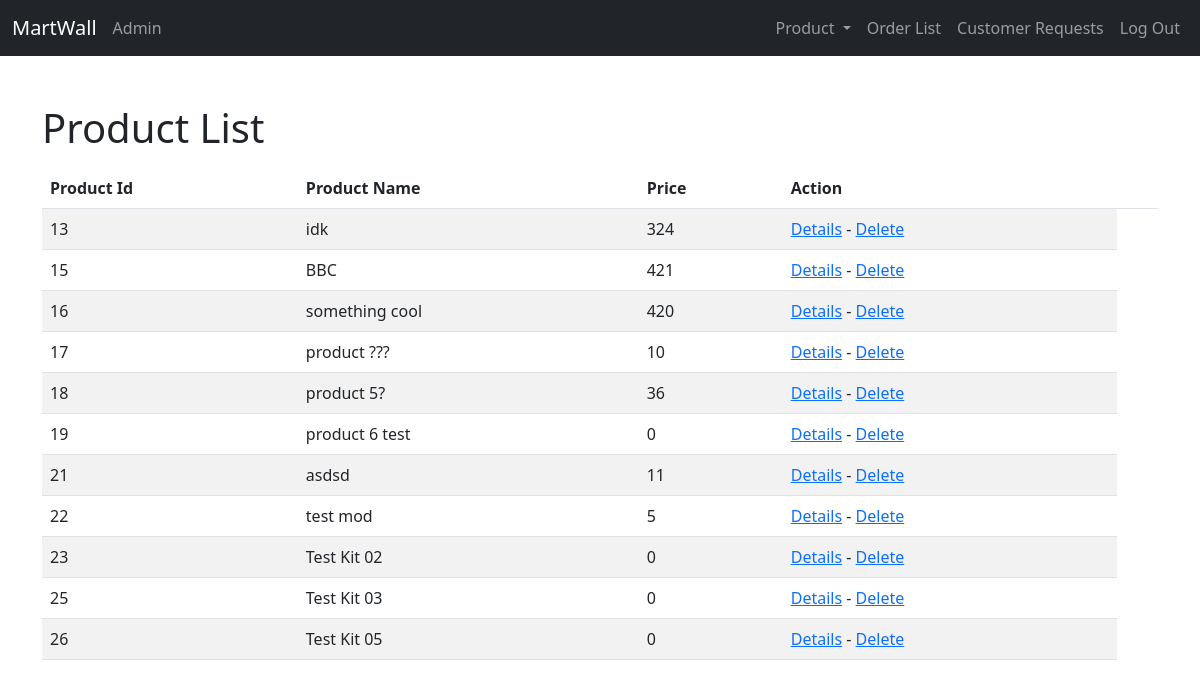
Page /Admin/productList (signed in) on the earlier database version.
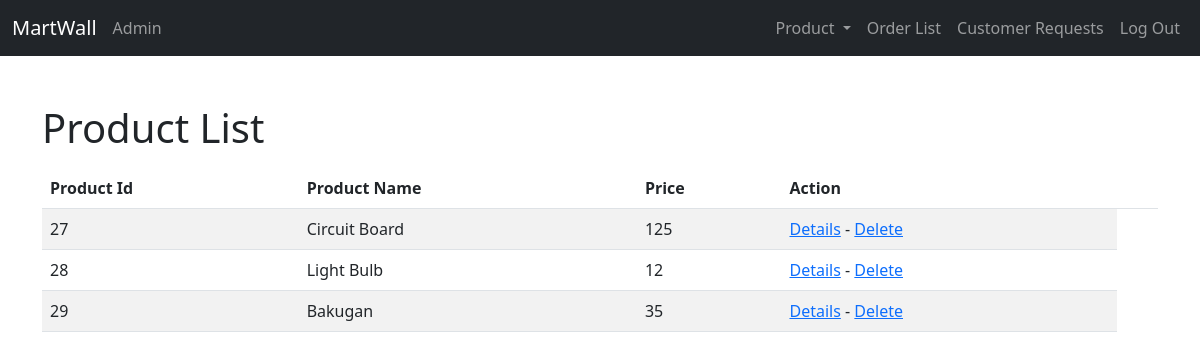
Same page on the later database version.
### tables this page shows
CREATE TABLE `product` (
  `product_id` int(5) NOT NULL,
  `product_name` varchar(20) NOT NULL,
  `price` int(5) NOT NULL,
  `description` text NOT NULL,
  `is_featured` tinyint(1) NOT NULL,
  `category_id` int(5) NOT NULL,
  `product_image` varchar(50) NOT NULL
);

### app/core/Controller.php (called while the page is built, shortened)
<?php
class Controller{
	public function view($name, $data = []){
		include('app/views/' . $name . '.php');
	}
}

### app/controllers/Admin.php (called while the page is built, shortened)
<?php
	class Admin extends \app\core\Controller{
		#[\app\filters\Admin]
		public function productList() {
			$product = new \app\models\Product();
			$product = $product->getAll();
			$this->view('Admin/productList', $product);
		}
	}

### app/core/App.php (called while the page is built, shortened)
<?php
class App{
	private $method = 'index';
	public function __construct(){
		$url = self::parseUrl();
		if(isset($url[0])){
			unset($url[0]);
		}
		$this->controller = new $this->controller;
		if(isset($url[1])){
			if(method_exists($this->controller, $url[1])){
				$this->method = $url[1];
			}
			unset($url[1]);
		}
		$params = $url ? array_values($url) : [];
		call_user_func_array([$this->controller, $this->method], $params);
	}
	public static function parseUrl(){
		if(isset($_GET['url'])) {
			return explode('/',
				filter_var(
					rtrim($_GET['url'], '/')),
				FILTER_SANITIZE_URL);
		}
	}
}

### index.php (called while the page is built, shortened)
<?php
	new app\core\App();

### app/models/Product.php (called while the page is built, shortened)
<?php
class Product extends \app\core\Model {
    public function getAll(){
		$SQL = "SELECT * FROM product";
		$STMT = self::$_connection->prepare($SQL);
		$STMT->execute();
		$STMT->setFetchMode(\PDO::FETCH_CLASS, 'app\models\Product');
		return $STMT->fetchAll();
	}
}

### app/core/Model.php (called while the page is built, shortened)
<?php
class Model{
	public function __construct(){
		$server = 'localhost';
		$dbname = 'ecom_project';
		$username = 'root';
		$password = '';
	}
}

### app/views/Admin/productList.php (the view, shortened to what this page needs)
<!DOCTYPE html>
<html lang="en">
    <head>
        <link href="https://cdn.jsdelivr.net/npm/bootstrap@5.2.3/dist/css/bootstrap.min.css" rel="stylesheet">
    </head>
    <body>
    <?php include 'app\views\includes\adminHeader.php'; ?>
        <div class="main">
        <div class="container mt-5">
        <h1>Product List</h1>
            <div class="table-responsive">
                <table class="table table-striped">
                    <thead>
                        <th>Product Id</th>
                        <th>Product Name</th>
                        <th>Price</th>
                        <th>Action<th>
                    </thead>
                    <tbody>
                        <?php
                            foreach ($data as $item)
                                echo"
                                <tr>
                                    <td>$item->product_id</td>
                                    <td>$item->product_name</td>
                                    <td>$item->price</td>
                                    <td>
                                        <a href='/Product/details/$item->product_id'>Details</a> -
                                        <a href='/Admin/delete/$item->product_id'>Delete</a>
                                    </td>
                                </tr>
                                ";
                        ?>
                    </tbody>
                </table>
            </div>
        </div>
    </body>
</html>

Differences in the rows shown:
removed product: product_id "13", product_name "idk", price "324"
removed product: product_id "15", product_name "BBC", price "421"
removed product: product_id "16", product_name "something cool", price "420"
removed product: product_id "17", product_name "product ???", price "10"
removed product: product_id "18", product_name "product 5?", price "36"
removed product: product_id "19", product_name "product 6 test", price "0"
removed product: product_id "21", product_name "asdsd", price "11"
removed product: product_id "22", product_name "test mod", price "5"
removed product: product_id "23", product_name "Test Kit 02", price "0"
removed product: product_id "25", product_name "Test Kit 03", price "0"
removed product: product_id "26", product_name "Test Kit 05", price "0"
added product: product_id "27", product_name "Circuit Board", price "125"
added product: product_id "28", product_name "Light Bulb", price "12"
added product: product_id "29", product_name "Bakugan", price "35"
